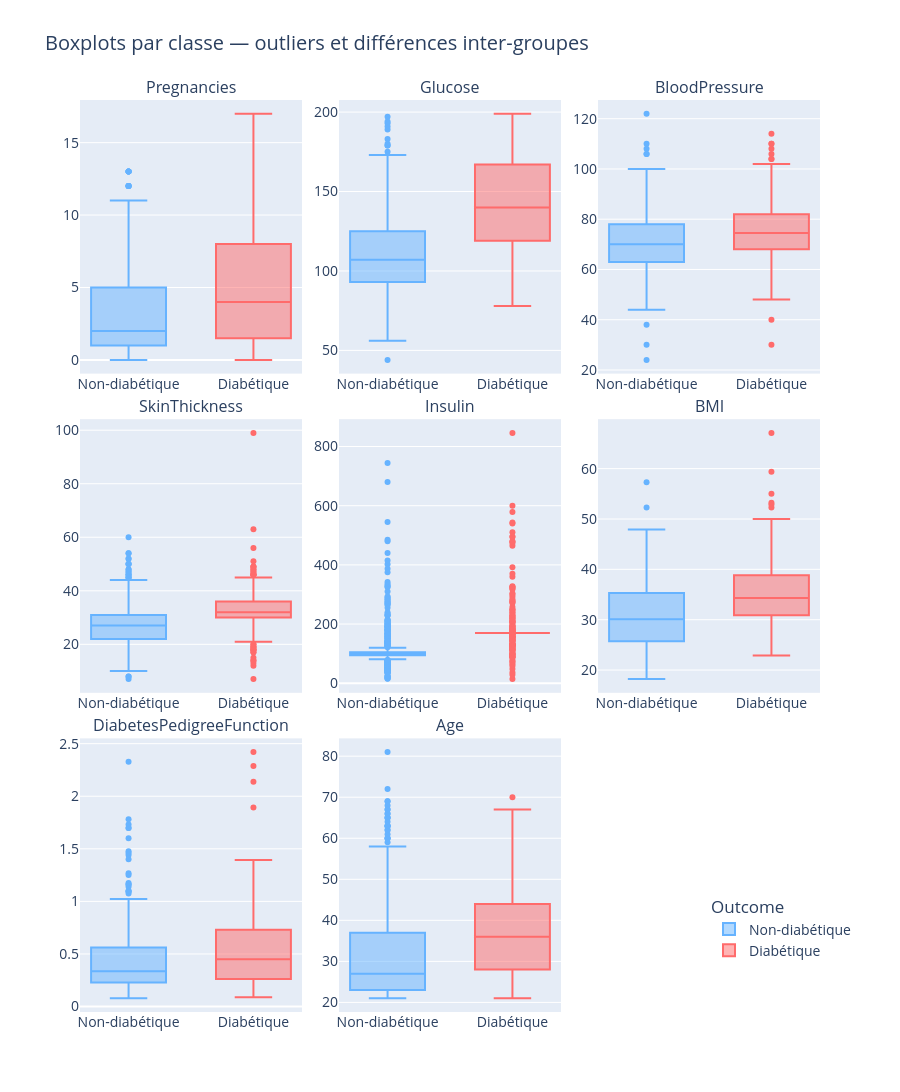

Notebook code for this chart:
### Code cell
fig = make_subplots(rows=3, cols=3,
                    subplot_titles=features,
                    vertical_spacing=0.05, horizontal_spacing=0.05)

for i, col in enumerate(features):
    row, col_idx = divmod(i, 3)
    for outcome_val in [0, 1]:
        subset = data_clean[data_clean['Outcome'] == outcome_val][col]
        fig.add_trace(
            go.Box(y=subset, name=labels[outcome_val],
                   marker_color=colors[outcome_val],
                   width=0.6,
                   showlegend=(i == 0)),
            row=row + 1, col=col_idx + 1
        )

fig.update_layout(
    font=dict(size=14),
    title="Boxplots par classe — outliers et différences inter-groupes",
    height=1200,width=900, boxmode='group',
    legend=dict(title='Outcome', x=0.85, y=0.05)
)
fig.show()

### Figure 1 — Plotly figure (JSON) as saved in the notebook; plotly's stock layout.template omitted (floating-point values rounded to 4 significant figures; data arrays with more than 128 entries replaced by an {"elided": "..."} marker saying what was removed)
{"data": [{"marker": {"color": "#66b3ff"}, "name": "Non-diabétique", "showlegend": true, "type": "box", "width": 0.6, "xaxis": "x", "y": {"elided": "500 int values"}, "yaxis": "y"}, {"marker": {"color": "#ff6b6b"}, "name": "Diabétique", "showlegend": true, "type": "box", "width": 0.6, "xaxis": "x", "y": {"elided": "268 int values"}, "yaxis": "y"}, {"marker": {"color": "#66b3ff"}, "name": "Non-diabétique", "showlegend": false, "type": "box", "width": 0.6, "xaxis": "x2", "y": {"elided": "500 int values"}, "yaxis": "y2"}, {"marker": {"color": "#ff6b6b"}, "name": "Diabétique", "showlegend": false, "type": "box", "width": 0.6, "xaxis": "x2", "y": {"elided": "268 int values"}, "yaxis": "y2"}, {"marker": {"color": "#66b3ff"}, "name": "Non-diabétique", "showlegend": false, "type": "box", "width": 0.6, "xaxis": "x3", "y": {"elided": "500 int values"}, "yaxis": "y3"}, {"marker": {"color": "#ff6b6b"}, "name": "Diabétique", "showlegend": false, "type": "box", "width": 0.6, "xaxis": "x3", "y": {"elided": "268 float values"}, "yaxis": "y3"}, {"marker": {"color": "#66b3ff"}, "name": "Non-diabétique", "showlegend": false, "type": "box", "width": 0.6, "xaxis": "x4", "y": {"elided": "500 int values"}, "yaxis": "y4"}, {"marker": {"color": "#ff6b6b"}, "name": "Diabétique", "showlegend": false, "type": "box", "width": 0.6, "xaxis": "x4", "y": {"elided": "268 int values"}, "yaxis": "y4"}, {"marker": {"color": "#66b3ff"}, "name": "Non-diabétique", "showlegend": false, "type": "box", "width": 0.6, "xaxis": "x5", "y": {"elided": "500 float values"}, "yaxis": "y5"}, {"marker": {"color": "#ff6b6b"}, "name": "Diabétique", "showlegend": false, "type": "box", "width": 0.6, "xaxis": "x5", "y": {"elided": "268 float values"}, "yaxis": "y5"}, {"marker": {"color": "#66b3ff"}, "name": "Non-diabétique", "showlegend": false, "type": "box", "width": 0.6, "xaxis": "x6", "y": {"elided": "500 float values"}, "yaxis": "y6"}, {"marker": {"color": "#ff6b6b"}, "name": "Diabétique", "showlegend": false, "type": "box", "width": 0.6, "xaxis": "x6", "y": {"elided": "268 float values"}, "yaxis": "y6"}, {"marker": {"color": "#66b3ff"}, "name": "Non-diabétique", "showlegend": false, "type": "box", "width": 0.6, "xaxis": "x7", "y": {"elided": "500 float values"}, "yaxis": "y7"}, {"marker": {"color": "#ff6b6b"}, "name": "Diabétique", "showlegend": false, "type": "box", "width": 0.6, "xaxis": "x7", "y": {"elided": "268 float values"}, "yaxis": "y7"}, {"marker": {"color": "#66b3ff"}, "name": "Non-diabétique", "showlegend": false, "type": "box", "width": 0.6, "xaxis": "x8", "y": {"elided": "500 int values"}, "yaxis": "y8"}, {"marker": {"color": "#ff6b6b"}, "name": "Diabétique", "showlegend": false, "type": "box", "width": 0.6, "xaxis": "x8", "y": {"elided": "268 int values"}, "yaxis": "y8"}], "layout": {"annotations": [{"font": {"size": 16}, "showarrow": false, "text": "Pregnancies", "x": 0.15, "xanchor": "center", "xref": "paper", "y": 1, "yanchor": "bottom", "yref": "paper"}, {"font": {"size": 16}, "showarrow": false, "text": "Glucose", "x": 0.5, "xanchor": "center", "xref": "paper", "y": 1, "yanchor": "bottom", "yref": "paper"}, {"font": {"size": 16}, "showarrow": false, "text": "BloodPressure", "x": 0.85, "xanchor": "center", "xref": "paper", "y": 1, "yanchor": "bottom", "yref": "paper"}, {"font": {"size": 16}, "showarrow": false, "text": "SkinThickness", "x": 0.15, "xanchor": "center", "xref": "paper", "y": 0.65, "yanchor": "bottom", "yref": "paper"}, {"font": {"size": 16}, "showarrow": false, "text": "Insulin", "x": 0.5, "xanchor": "center", "xref": "paper", "y": 0.65, "yanchor": "bottom", "yref": "paper"}, {"font": {"size": 16}, "showarrow": false, "text": "BMI", "x": 0.85, "xanchor": "center", "xref": "paper", "y": 0.65, "yanchor": "bottom", "yref": "paper"}, {"font": {"size": 16}, "showarrow": false, "text": "DiabetesPedigreeFunction", "x": 0.15, "xanchor": "center", "xref": "paper", "y": 0.3, "yanchor": "bottom", "yref": "paper"}, {"font": {"size": 16}, "showarrow": false, "text": "Age", "x": 0.5, "xanchor": "center", "xref": "paper", "y": 0.3, "yanchor": "bottom", "yref": "paper"}], "boxmode": "group", "font": {"size": 14}, "height": 1200, "legend": {"title": {"text": "Outcome"}, "x": 0.85, "y": 0.05}, "title": {"text": "Boxplots par classe — outliers et différences inter-groupes"}, "width": 900, "xaxis": {"anchor": "y", "domain": [0, 0.3]}, "xaxis2": {"anchor": "y2", "domain": [0.35, 0.65]}, "xaxis3": {"anchor": "y3", "domain": [0.7, 1]}, "xaxis4": {"anchor": "y4", "domain": [0, 0.3]}, "xaxis5": {"anchor": "y5", "domain": [0.35, 0.65]}, "xaxis6": {"anchor": "y6", "domain": [0.7, 1]}, "xaxis7": {"anchor": "y7", "domain": [0, 0.3]}, "xaxis8": {"anchor": "y8", "domain": [0.35, 0.65]}, "xaxis9": {"anchor": "y9", "domain": [0.7, 1]}, "yaxis": {"anchor": "x", "domain": [0.7, 1]}, "yaxis2": {"anchor": "x2", "domain": [0.7, 1]}, "yaxis3": {"anchor": "x3", "domain": [0.7, 1]}, "yaxis4": {"anchor": "x4", "domain": [0.35, 0.65]}, "yaxis5": {"anchor": "x5", "domain": [0.35, 0.65]}, "yaxis6": {"anchor": "x6", "domain": [0.35, 0.65]}, "yaxis7": {"anchor": "x7", "domain": [0, 0.3]}, "yaxis8": {"anchor": "x8", "domain": [0, 0.3]}, "yaxis9": {"anchor": "x9", "domain": [0, 0.3]}}}
